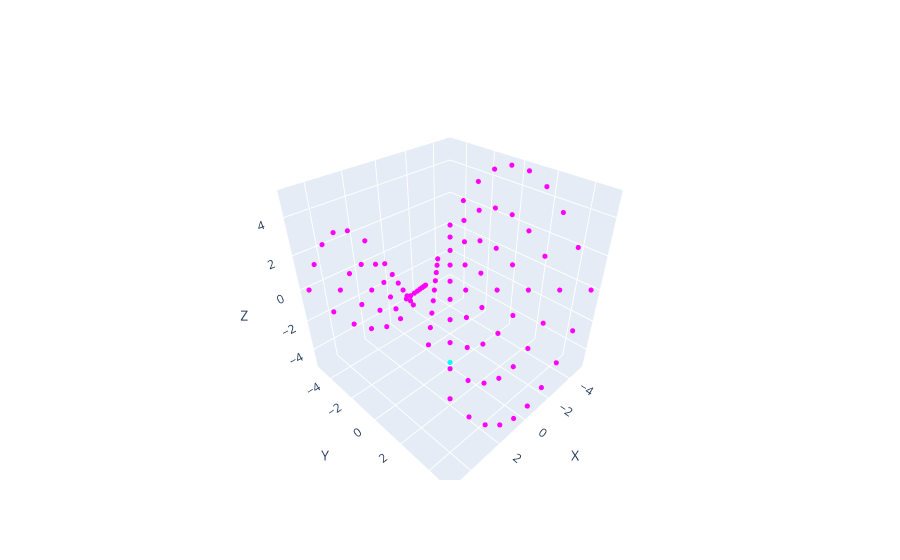

The notebook cell this image was saved under:
### Code cell
fig = new_fig()

# Ajouter les points à la figure
add_points(points, fig, 'magenta')

# Ajouter le centre à la figure
add_point(center, fig, 'cyan')

fig.show()

### Figure 1 — Plotly figure (JSON) as saved in the notebook; plotly's stock layout.template omitted (floating-point values rounded to 4 significant figures)
{"data": [{"marker": {"color": "magenta", "size": 3}, "mode": "markers", "type": "scatter3d", "x": [-5], "y": [-5], "z": [0]}, {"marker": {"color": "magenta", "size": 3}, "mode": "markers", "type": "scatter3d", "x": [-3.889], "y": [-5], "z": [-2.0]}, {"marker": {"color": "magenta", "size": 3}, "mode": "markers", "type": "scatter3d", "x": [-2.778], "y": [-5], "z": [-3.5]}, {"marker": {"color": "magenta", "size": 3}, "mode": "markers", "type": "scatter3d", "x": [-1.667], "y": [-5], "z": [-4.5]}, {"marker": {"color": "magenta", "size": 3}, "mode": "markers", "type": "scatter3d", "x": [-0.5556], "y": [-5], "z": [-5]}, {"marker": {"color": "magenta", "size": 3}, "mode": "markers", "type": "scatter3d", "x": [0.5556], "y": [-5], "z": [-5]}, {"marker": {"color": "magenta", "size": 3}, "mode": "markers", "type": "scatter3d", "x": [1.667], "y": [-5], "z": [-4.5]}, {"marker": {"color": "magenta", "size": 3}, "mode": "markers", "type": "scatter3d", "x": [2.778], "y": [-5], "z": [-3.5]}, {"marker": {"color": "magenta", "size": 3}, "mode": "markers", "type": "scatter3d", "x": [3.889], "y": [-5], "z": [-2.0]}, {"marker": {"color": "magenta", "size": 3}, "mode": "markers", "type": "scatter3d", "x": [5], "y": [-5], "z": [0]}, {"marker": {"color": "magenta", "size": 3}, "mode": "markers", "type": "scatter3d", "x": [-5], "y": [-3.889], "z": [2.0]}, {"marker": {"color": "magenta", "size": 3}, "mode": "markers", "type": "scatter3d", "x": [-3.889], "y": [-3.889], "z": [0]}, {"marker": {"color": "magenta", "size": 3}, "mode": "markers", "type": "scatter3d", "x": [-2.778], "y": [-3.889], "z": [-1.5]}, {"marker": {"color": "magenta", "size": 3}, "mode": "markers", "type": "scatter3d", "x": [-1.667], "y": [-3.889], "z": [-2.5]}, {"marker": {"color": "magenta", "size": 3}, "mode": "markers", "type": "scatter3d", "x": [-0.5556], "y": [-3.889], "z": [-3]}, {"marker": {"color": "magenta", "size": 3}, "mode": "markers", "type": "scatter3d", "x": [0.5556], "y": [-3.889], "z": [-3]}, {"marker": {"color": "magenta", "size": 3}, "mode": "markers", "type": "scatter3d", "x": [1.667], "y": [-3.889], "z": [-2.5]}, {"marker": {"color": "magenta", "size": 3}, "mode": "markers", "type": "scatter3d", "x": [2.778], "y": [-3.889], "z": [-1.5]}, {"marker": {"color": "magenta", "size": 3}, "mode": "markers", "type": "scatter3d", "x": [3.889], "y": [-3.889], "z": [7.194e-16]}, {"marker": {"color": "magenta", "size": 3}, "mode": "markers", "type": "scatter3d", "x": [5], "y": [-3.889], "z": [2.0]}, {"marker": {"color": "magenta", "size": 3}, "mode": "markers", "type": "scatter3d", "x": [-5], "y": [-2.778], "z": [3.5]}, {"marker": {"color": "magenta", "size": 3}, "mode": "markers", "type": "scatter3d", "x": [-3.889], "y": [-2.778], "z": [1.5]}, {"marker": {"color": "magenta", "size": 3}, "mode": "markers", "type": "scatter3d", "x": [-2.778], "y": [-2.778], "z": [0]}, {"marker": {"color": "magenta", "size": 3}, "mode": "markers", "type": "scatter3d", "x": [-1.667], "y": [-2.778], "z": [-1.0]}, {"marker": {"color": "magenta", "size": 3}, "mode": "markers", "type": "scatter3d", "x": [-0.5556], "y": [-2.778], "z": [-1.5]}, {"marker": {"color": "magenta", "size": 3}, "mode": "markers", "type": "scatter3d", "x": [0.5556], "y": [-2.778], "z": [-1.5]}, {"marker": {"color": "magenta", "size": 3}, "mode": "markers", "type": "scatter3d", "x": [1.667], "y": [-2.778], "z": [-1.0]}, {"marker": {"color": "magenta", "size": 3}, "mode": "markers", "type": "scatter3d", "x": [2.778], "y": [-2.778], "z": [8.993e-16]}, {"marker": {"color": "magenta", "size": 3}, "mode": "markers", "type": "scatter3d", "x": [3.889], "y": [-2.778], "z": [1.5]}, {"marker": {"color": "magenta", "size": 3}, "mode": "markers", "type": "scatter3d", "x": [5], "y": [-2.778], "z": [3.5]}, {"marker": {"color": "magenta", "size": 3}, "mode": "markers", "type": "scatter3d", "x": [-5], "y": [-1.667], "z": [4.5]}, {"marker": {"color": "magenta", "size": 3}, "mode": "markers", "type": "scatter3d", "x": [-3.889], "y": [-1.667], "z": [2.5]}, {"marker": {"color": "magenta", "size": 3}, "mode": "markers", "type": "scatter3d", "x": [-2.778], "y": [-1.667], "z": [1.0]}, {"marker": {"color": "magenta", "size": 3}, "mode": "markers", "type": "scatter3d", "x": [-1.667], "y": [-1.667], "z": [0]}, {"marker": {"color": "magenta", "size": 3}, "mode": "markers", "type": "scatter3d", "x": [-0.5556], "y": [-1.667], "z": [-0.5]}, {"marker": {"color": "magenta", "size": 3}, "mode": "markers", "type": "scatter3d", "x": [0.5556], "y": [-1.667], "z": [-0.5]}, {"marker": {"color": "magenta", "size": 3}, "mode": "markers", "type": "scatter3d", "x": [1.667], "y": [-1.667], "z": [2.698e-16]}, {"marker": {"color": "magenta", "size": 3}, "mode": "markers", "type": "scatter3d", "x": [2.778], "y": [-1.667], "z": [1.0]}, {"marker": {"color": "magenta", "size": 3}, "mode": "markers", "type": "scatter3d", "x": [3.889], "y": [-1.667], "z": [2.5]}, {"marker": {"color": "magenta", "size": 3}, "mode": "markers", "type": "scatter3d", "x": [5], "y": [-1.667], "z": [4.5]}, {"marker": {"color": "magenta", "size": 3}, "mode": "markers", "type": "scatter3d", "x": [-5], "y": [-0.5556], "z": [5]}, {"marker": {"color": "magenta", "size": 3}, "mode": "markers", "type": "scatter3d", "x": [-3.889], "y": [-0.5556], "z": [3]}, {"marker": {"color": "magenta", "size": 3}, "mode": "markers", "type": "scatter3d", "x": [-2.778], "y": [-0.5556], "z": [1.5]}, {"marker": {"color": "magenta", "size": 3}, "mode": "markers", "type": "scatter3d", "x": [-1.667], "y": [-0.5556], "z": [0.5]}, {"marker": {"color": "magenta", "size": 3}, "mode": "markers", "type": "scatter3d", "x": [-0.5556], "y": [-0.5556], "z": [0]}, {"marker": {"color": "magenta", "size": 3}, "mode": "markers", "type": "scatter3d", "x": [0.5556], "y": [-0.5556], "z": [0]}, {"marker": {"color": "magenta", "size": 3}, "mode": "markers", "type": "scatter3d", "x": [1.667], "y": [-0.5556], "z": [0.5]}, {"marker": {"color": "magenta", "size": 3}, "mode": "markers", "type": "scatter3d", "x": [2.778], "y": [-0.5556], "z": [1.5]}, {"marker": {"color": "magenta", "size": 3}, "mode": "markers", "type": "scatter3d", "x": [3.889], "y": [-0.5556], "z": [3.0]}, {"marker": {"color": "magenta", "size": 3}, "mode": "markers", "type": "scatter3d", "x": [5], "y": [-0.5556], "z": [5]}, {"marker": {"color": "magenta", "size": 3}, "mode": "markers", "type": "scatter3d", "x": [-5], "y": [0.5556], "z": [5]}, {"marker": {"color": "magenta", "size": 3}, "mode": "markers", "type": "scatter3d", "x": [-3.889], "y": [0.5556], "z": [3]}, {"marker": {"color": "magenta", "size": 3}, "mode": "markers", "type": "scatter3d", "x": [-2.778], "y": [0.5556], "z": [1.5]}, {"marker": {"color": "magenta", "size": 3}, "mode": "markers", "type": "scatter3d", "x": [-1.667], "y": [0.5556], "z": [0.5]}, {"marker": {"color": "magenta", "size": 3}, "mode": "markers", "type": "scatter3d", "x": [-0.5556], "y": [0.5556], "z": [0]}, {"marker": {"color": "magenta", "size": 3}, "mode": "markers", "type": "scatter3d", "x": [0.5556], "y": [0.5556], "z": [0]}, {"marker": {"color": "magenta", "size": 3}, "mode": "markers", "type": "scatter3d", "x": [1.667], "y": [0.5556], "z": [0.5]}, {"marker": {"color": "magenta", "size": 3}, "mode": "markers", "type": "scatter3d", "x": [2.778], "y": [0.5556], "z": [1.5]}, {"marker": {"color": "magenta", "size": 3}, "mode": "markers", "type": "scatter3d", "x": [3.889], "y": [0.5556], "z": [3.0]}, {"marker": {"color": "magenta", "size": 3}, "mode": "markers", "type": "scatter3d", "x": [5], "y": [0.5556], "z": [5]}, {"marker": {"color": "magenta", "size": 3}, "mode": "markers", "type": "scatter3d", "x": [-5], "y": [1.667], "z": [4.5]}, {"marker": {"color": "magenta", "size": 3}, "mode": "markers", "type": "scatter3d", "x": [-3.889], "y": [1.667], "z": [2.5]}, {"marker": {"color": "magenta", "size": 3}, "mode": "markers", "type": "scatter3d", "x": [-2.778], "y": [1.667], "z": [1.0]}, {"marker": {"color": "magenta", "size": 3}, "mode": "markers", "type": "scatter3d", "x": [-1.667], "y": [1.667], "z": [-2.698e-16]}, {"marker": {"color": "magenta", "size": 3}, "mode": "markers", "type": "scatter3d", "x": [-0.5556], "y": [1.667], "z": [-0.5]}, {"marker": {"color": "magenta", "size": 3}, "mode": "markers", "type": "scatter3d", "x": [0.5556], "y": [1.667], "z": [-0.5]}, {"marker": {"color": "magenta", "size": 3}, "mode": "markers", "type": "scatter3d", "x": [1.667], "y": [1.667], "z": [0]}, {"marker": {"color": "magenta", "size": 3}, "mode": "markers", "type": "scatter3d", "x": [2.778], "y": [1.667], "z": [1.0]}, {"marker": {"color": "magenta", "size": 3}, "mode": "markers", "type": "scatter3d", "x": [3.889], "y": [1.667], "z": [2.5]}, {"marker": {"color": "magenta", "size": 3}, "mode": "markers", "type": "scatter3d", "x": [5], "y": [1.667], "z": [4.5]}, {"marker": {"color": "magenta", "size": 3}, "mode": "markers", "type": "scatter3d", "x": [-5], "y": [2.778], "z": [3.5]}, {"marker": {"color": "magenta", "size": 3}, "mode": "markers", "type": "scatter3d", "x": [-3.889], "y": [2.778], "z": [1.5]}, {"marker": {"color": "magenta", "size": 3}, "mode": "markers", "type": "scatter3d", "x": [-2.778], "y": [2.778], "z": [-8.993e-16]}, {"marker": {"color": "magenta", "size": 3}, "mode": "markers", "type": "scatter3d", "x": [-1.667], "y": [2.778], "z": [-1.0]}, {"marker": {"color": "magenta", "size": 3}, "mode": "markers", "type": "scatter3d", "x": [-0.5556], "y": [2.778], "z": [-1.5]}, {"marker": {"color": "magenta", "size": 3}, "mode": "markers", "type": "scatter3d", "x": [0.5556], "y": [2.778], "z": [-1.5]}, {"marker": {"color": "magenta", "size": 3}, "mode": "markers", "type": "scatter3d", "x": [1.667], "y": [2.778], "z": [-1.0]}, {"marker": {"color": "magenta", "size": 3}, "mode": "markers", "type": "scatter3d", "x": [2.778], "y": [2.778], "z": [0]}, {"marker": {"color": "magenta", "size": 3}, "mode": "markers", "type": "scatter3d", "x": [3.889], "y": [2.778], "z": [1.5]}, {"marker": {"color": "magenta", "size": 3}, "mode": "markers", "type": "scatter3d", "x": [5], "y": [2.778], "z": [3.5]}, {"marker": {"color": "magenta", "size": 3}, "mode": "markers", "type": "scatter3d", "x": [-5], "y": [3.889], "z": [2.0]}, {"marker": {"color": "magenta", "size": 3}, "mode": "markers", "type": "scatter3d", "x": [-3.889], "y": [3.889], "z": [-7.194e-16]}, {"marker": {"color": "magenta", "size": 3}, "mode": "markers", "type": "scatter3d", "x": [-2.778], "y": [3.889], "z": [-1.5]}, {"marker": {"color": "magenta", "size": 3}, "mode": "markers", "type": "scatter3d", "x": [-1.667], "y": [3.889], "z": [-2.5]}, {"marker": {"color": "magenta", "size": 3}, "mode": "markers", "type": "scatter3d", "x": [-0.5556], "y": [3.889], "z": [-3.0]}, {"marker": {"color": "magenta", "size": 3}, "mode": "markers", "type": "scatter3d", "x": [0.5556], "y": [3.889], "z": [-3.0]}, {"marker": {"color": "magenta", "size": 3}, "mode": "markers", "type": "scatter3d", "x": [1.667], "y": [3.889], "z": [-2.5]}, {"marker": {"color": "magenta", "size": 3}, "mode": "markers", "type": "scatter3d", "x": [2.778], "y": [3.889], "z": [-1.5]}, {"marker": {"color": "magenta", "size": 3}, "mode": "markers", "type": "scatter3d", "x": [3.889], "y": [3.889], "z": [0]}, {"marker": {"color": "magenta", "size": 3}, "mode": "markers", "type": "scatter3d", "x": [5], "y": [3.889], "z": [2.0]}, {"marker": {"color": "magenta", "size": 3}, "mode": "markers", "type": "scatter3d", "x": [-5], "y": [5], "z": [0]}, {"marker": {"color": "magenta", "size": 3}, "mode": "markers", "type": "scatter3d", "x": [-3.889], "y": [5], "z": [-2.0]}, {"marker": {"color": "magenta", "size": 3}, "mode": "markers", "type": "scatter3d", "x": [-2.778], "y": [5], "z": [-3.5]}, {"marker": {"color": "magenta", "size": 3}, "mode": "markers", "type": "scatter3d", "x": [-1.667], "y": [5], "z": [-4.5]}, {"marker": {"color": "magenta", "size": 3}, "mode": "markers", "type": "scatter3d", "x": [-0.5556], "y": [5], "z": [-5]}, {"marker": {"color": "magenta", "size": 3}, "mode": "markers", "type": "scatter3d", "x": [0.5556], "y": [5], "z": [-5]}, {"marker": {"color": "magenta", "size": 3}, "mode": "markers", "type": "scatter3d", "x": [1.667], "y": [5], "z": [-4.5]}, {"marker": {"color": "magenta", "size": 3}, "mode": "markers", "type": "scatter3d", "x": [2.778], "y": [5], "z": [-3.5]}, {"marker": {"color": "magenta", "size": 3}, "mode": "markers", "type": "scatter3d", "x": [3.889], "y": [5], "z": [-2.0]}, {"marker": {"color": "magenta", "size": 3}, "mode": "markers", "type": "scatter3d", "x": [5], "y": [5], "z": [0]}, {"marker": {"color": "cyan", "size": 3}, "mode": "markers", "type": "scatter3d", "x": [0], "y": [0], "z": [-5]}], "layout": {"scene": {"aspectmode": "data", "xaxis": {"title": {"text": "X"}}, "yaxis": {"title": {"text": "Y"}}, "zaxis": {"title": {"text": "Z"}}}, "showlegend": false}}
